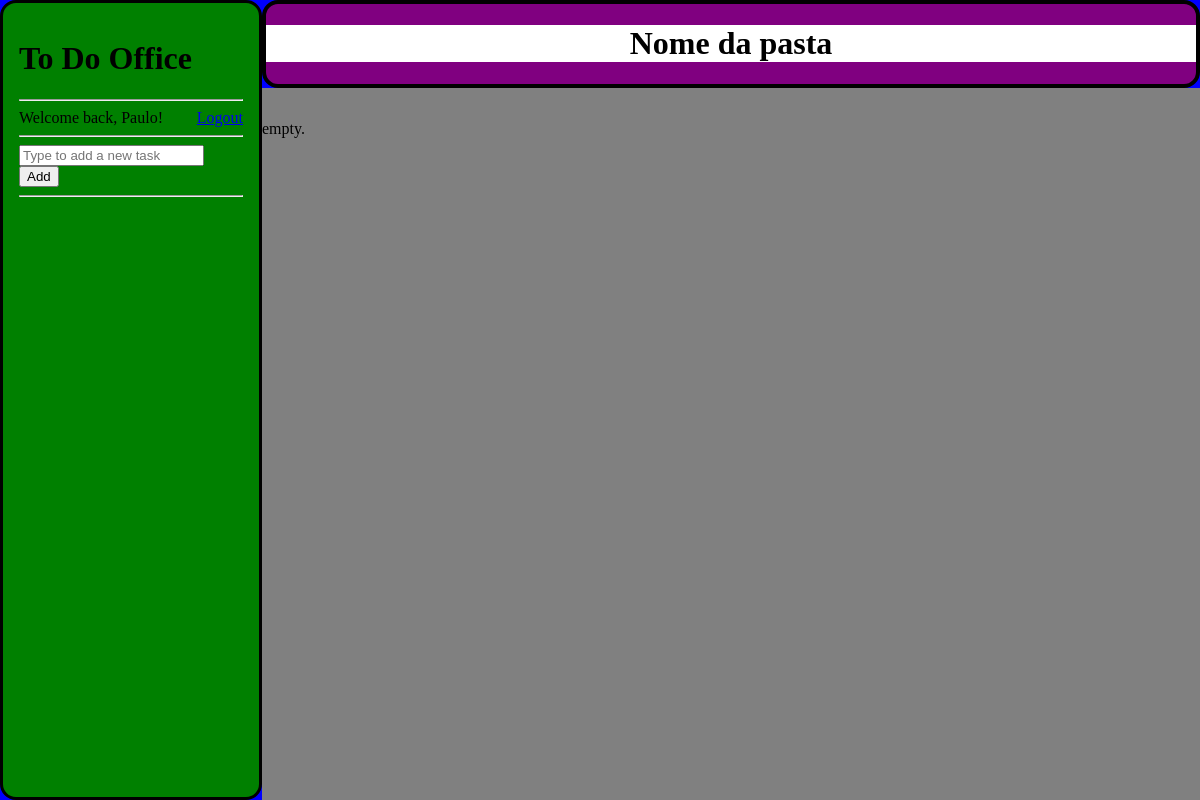
The page / (signed in) on the database as committed earlier.
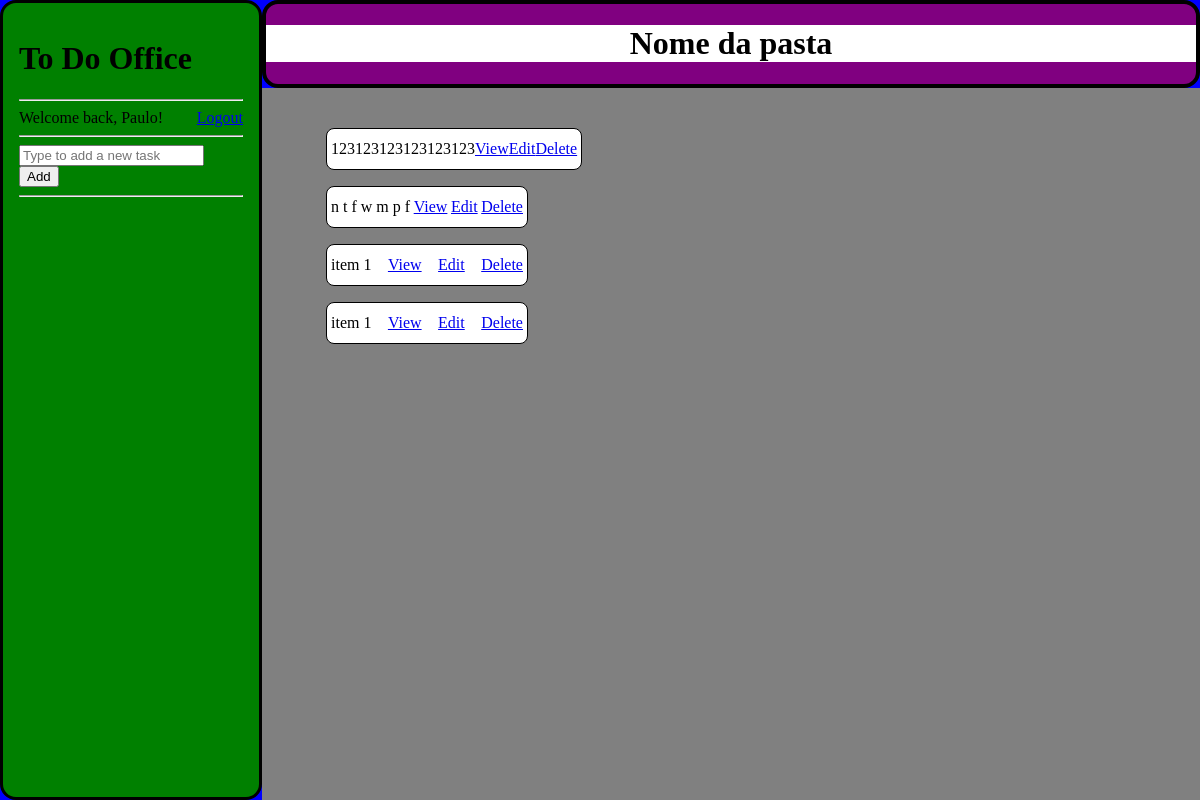
The same page on the database as committed later.
### todo/models.py (models this page shows, shortened)
class Task(models.Model):
    user = models.ForeignKey(User, on_delete=models.CASCADE, null=True, blank=True)
    title = models.CharField(max_length=40)
    description = models.TextField(null=True, blank=True)
    completed = models.BooleanField(default=False)
    created = models.DateTimeField(auto_now_add=True)
    objects = models.Manager()
    class Meta:
        ordering = ['completed']

### todo/views.py (the view)
# urls.py: path('', views.Index.as_view(), name='index'),
class Index(TemplateView):
    template_name = 'index.html'
    def get_context_data(self, **kwargs):
        context = super(Index, self).get_context_data(**kwargs)
        return get_context(self.request, context)

### todo/forms.py
class TaskFormFast(forms.Form):
    model = Task
    template_name = "todo/new_task_fast.html"
    text = forms.CharField(max_length=40, widget=forms.TextInput(
    ))

### todo/views.py (called while the page is built)
def get_context(request, context):
    if context.__contains__('tasks'):
        context['tasks'] = context['tasks'].filter(user=request.user)
    else:
        context.update({'tasks': Task.objects.filter(user=request.user)})
    search_input = request.GET.get('search-area') or ''
    if search_input:
        context['tasks'] = context['tasks'].filter(title__icontains=search_input)
    context['search_input'] = search_input
    context['fast_form'] = TaskFormFast()
    return context

### templates/index.html (shortened to what this page needs)
{% load static %}
{{ '<' }}{{ '!DOCTYPE html>' }}
<html lang="en">
<head>
    <link rel="stylesheet" href="{% static 'base/css/styles.css' %}" />
</head>
<body>
<div class="main">
    <div class="toolbar">
        <h1>To Do Office</h1>
        <hr>
        {% include 'authentication/bar.html' %}
        <hr>
        {% include 'todo/new_task_fast.html' %}
        <hr>
    </div>
    <div class="container">
        <div class="folder"><h1 style="background:white;">Nome da pasta</h1></div>
        <div class="content-area" id="x-scroll">
            <div id="task-list">
                {% include 'todo/task_list.html' %}
            </div>
        </div>
    </div>
</div>
</body>
</html>

### todo/templates/todo/task_list.html
<div class="task-list">
    {% for task in tasks %}
    <div class="task">
        <div>{{ task.title }}</div>
        <div><a href="{% url 'task' task.id %}">View</a></div>
        <div><a href="{% url 'edit' task.id %}">Edit</a></div>
        <div><a href="{% url 'del' task.id %}">Delete</a></div>
    </div>
    {% empty %}
    <div>empty.</div>
    {% endfor %}
    <div style="background: transparent; color: transparent; user-select: none; width: 70%;">.</div>
</div>

Rows that differ between the two databases and show on the page:
added Task: title "123123123123123123"
added Task: title "n t f w m p f"
added Task: title "item 1"
added Task: title "item 1"
Other text that changed with them:
text no longer shown: "empty."
